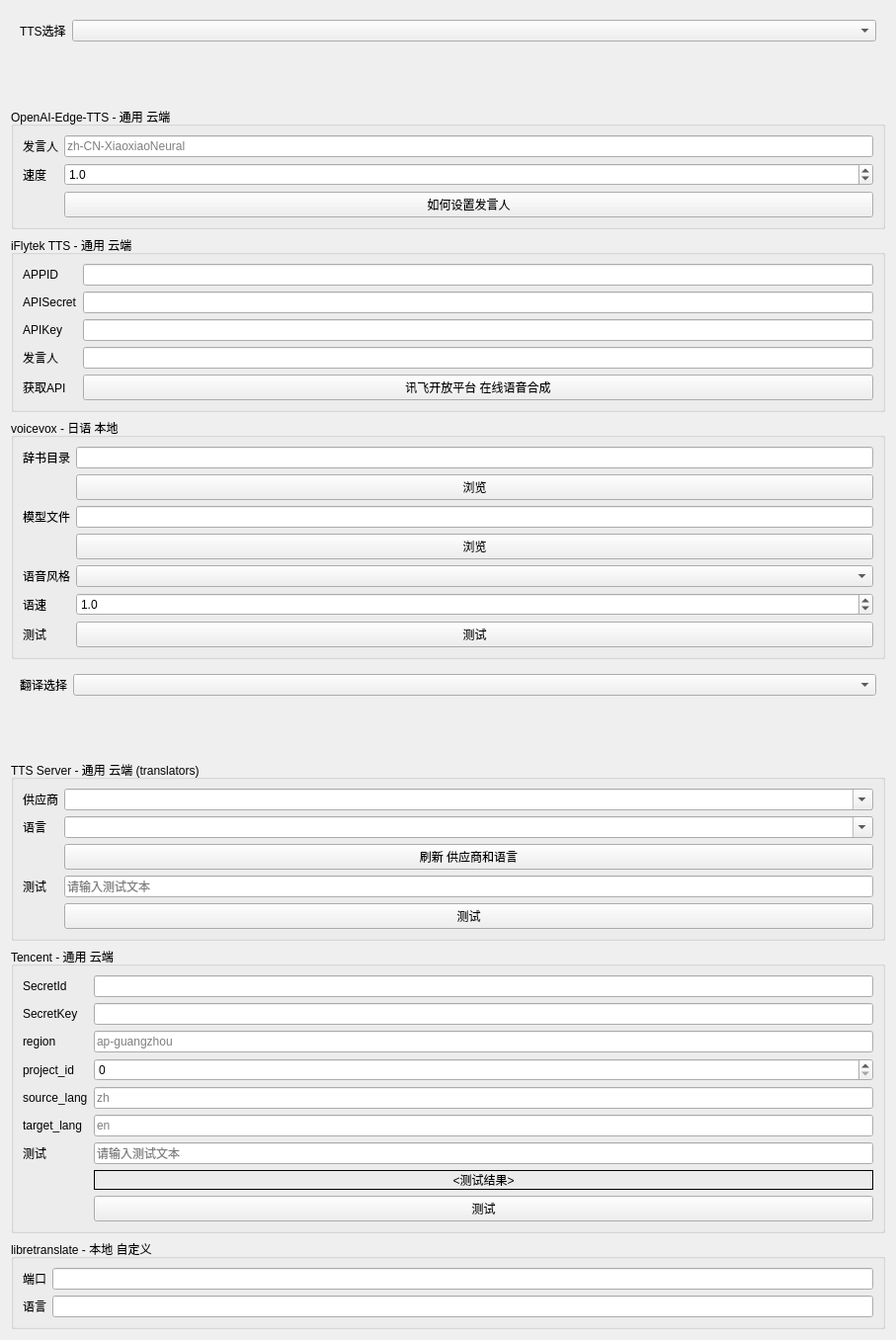
         <widget class="QWidget" name="scrollAreaWidgetContents_2">
          <property name="geometry">
           <rect>
            <x>0</x>
            <y>0</y>
            <width>907</width>
            <height>1356</height>
           </rect>
          </property>
          <layout class="QVBoxLayout" name="verticalLayout_4">
           <item>
            <widget class="QWidget" name="widget" native="true">
             <layout class="QFormLayout" name="formLayout">
              <item row="0" column="0">
               <widget class="QLabel" name="label_26">
                <property name="text">
                 <string>TTS选择</string>
                </property>
               </widget>
              </item>
              <item row="0" column="1">
               <widget class="QComboBox" name="comboBox_4"/>
              </item>
             </layout>
            </widget>
           </item>
           <item>
            <widget class="QGroupBox" name="groupBox_2">
             <property name="title">
              <string>OpenAI-Edge-TTS - 通用 云端</string>
             </property>
             <layout class="QFormLayout" name="formLayout_7">
              <item row="0" column="0">
               <widget class="QLabel" name="label_27">
                <property name="text">
                 <string>发言人</string>
                </property>
               </widget>
              </item>
              <item row="0" column="1">
               <widget class="QLineEdit" name="lineEdit_11">
                <property name="placeholderText">
                 <string>zh-CN-XiaoxiaoNeural</string>
                </property>
               </widget>
              </item>
              <item row="1" column="0">
               <widget class="QLabel" name="label_33">
                <property name="text">
                 <string>速度</string>
                </property>
               </widget>
              </item>
              <item row="1" column="1">
               <widget class="QDoubleSpinBox" name="doubleSpinBox">
                <property name="decimals">
                 <number>1</number>
                </property>
                <property name="minimum">
                 <double>0.500000000000000</double>
                </property>
                <property name="maximum">
                 <double>2.000000000000000</double>
                </property>
                <property name="singleStep">
                 <double>0.100000000000000</double>
                </property>
                <property name="value">
                 <double>1.000000000000000</double>
                </property>
               </widget>
              </item>
              <item row="2" column="1">
               <widget class="QPushButton" name="pushButton_7">
                <property name="text">
                 <string>如何设置发言人</string>
                </property>
                <property name="icon">
                 <iconset resource="../../Resource.qrc">
                  <normaloff>:/public/IconaMoon/Interface/Link External - 24x24.png</normaloff>:/public/IconaMoon/Interface/Link External - 24x24.png</iconset>
                </property>
               </widget>
              </item>
             </layout>
            </widget>
           </item>
           <item>
            <widget class="QGroupBox" name="groupBox_3">
             <property name="title">
              <string>iFlytek TTS - 通用 云端</string>
             </property>
             <layout class="QFormLayout" name="formLayout_8">
              <item row="0" column="0">
               <widget class="QLabel" name="label_10">
                <property name="text">
                 <string>APPID</string>
                </property>
               </widget>
              </item>
              <item row="0" column="1">
               <widget class="QLineEdit" name="lineEdit_2">
                <property name="echoMode">
                 <enum>QLineEdit::Password</enum>
                </property>
               </widget>
              </item>
              <item row="1" column="0">
               <widget class="QLabel" name="label_11">
                <property name="text">
                 <string>APISecret</string>
                </property>
               </widget>
              </item>
              <item row="1" column="1">
               <widget class="QLineEdit" name="lineEdit_3">
                <property name="echoMode">
                 <enum>QLineEdit::Password</enum>
                </property>
               </widget>
              </item>
              <item row="2" column="0">
               <widget class="QLabel" name="label_12">
                <property name="text">
                 <string>APIKey</string>
                </property>
               </widget>
              </item>
              <item row="2" column="1">
               <widget class="QLineEdit" name="lineEdit_4">
                <property name="echoMode">
                 <enum>QLineEdit::Password</enum>
                </property>
               </widget>
              </item>
              <item row="3" column="0">
               <widget class="QLabel" name="label_13">
                <property name="text">
                 <string>发言人</string>
                </property>
               </widget>
              </item>
              <item row="3" column="1">
               <widget class="QLineEdit" name="lineEdit_5"/>
              </item>
              <item row="4" column="0">
               <widget class="QLabel" name="label_14">
                <property name="text">
                 <string>获取API</string>
                </property>
               </widget>
              </item>
              <item row="4" column="1">
               <widget class="QPushButton" name="pushButton_3">
                <property name="text">
                 <string>讯飞开放平台 在线语音合成</string>
                </property>
                <property name="icon">
                 <iconset resource="../../Resource.qrc">
                  <normaloff>:/public/IconaMoon/Interface/Link External - 24x24.png</normaloff>:/public/IconaMoon/Interface/Link External - 24x24.png</iconset>
                </property>
               </widget>
              </item>
             </layout>
            </widget>
           </item>
           <item>
            <widget class="QGroupBox" name="groupBox_4">
             <property name="enabled">
              <bool>true</bool>
             </property>
             <property name="title">
              <string>voicevox - 日语 本地</string>
             </property>
             <layout class="QFormLayout" name="formLayout_2">
              <item row="0" column="0">
               <widget class="QLabel" name="label_41">
                <property name="text">
                 <string>辞书目录</string>
                </property>
               </widget>
              </item>
              <item row="0" column="1">
               <widget class="QLineEdit" name="lineEdit_15"/>
              </item>
              <item row="1" column="1">
               <widget class="QPushButton" name="pushButton_24">
                <property name="text">
                 <string>浏览</string>
                </property>
               </widget>
              </item>
              <item row="3" column="0">
               <widget class="QLabel" name="label_42">
                <property name="text">
                 <string>模型文件</string>
                </property>
               </widget>
              </item>
              <item row="3" column="1">
               <widget class="QLineEdit" name="lineEdit_16"/>
              </item>
              <item row="4" column="1">
               <widget class="QPushButton" name="pushButton_25">
                <property name="text">
                 <string>浏览</string>
                </property>
               </widget>
              </item>
              <item row="6" column="0">
               <widget class="QLabel" name="label_43">
                <property name="text">
                 <string>语音风格</string>
                </property>
               </widget>
              </item>
              <item row="6" column="1">
               <widget class="QComboBox" name="comboBox_6"/>
              </item>
              <item row="7" column="0">
               <widget class="QLabel" name="label_44">
                <property name="text">
                 <string>语速</string>
                </property>
               </widget>
              </item>
              <item row="7" column="1">
               <widget class="QDoubleSpinBox" name="doubleSpinBox_2">
                <property name="decimals">
                 <number>1</number>
                </property>
                <property name="minimum">
                 <double>0.500000000000000</double>
                </property>
                <property name="maximum">
                 <double>2.000000000000000</double>
                </property>
                <property name="singleStep">
                 <double>0.100000000000000</double>
                </property>
                <property name="value">
                 <double>1.000000000000000</double>
                </property>
               </widget>
              </item>
              <item row="8" column="0">
               <widget class="QLabel" name="label_45">
                <property name="text">
                 <string>测试</string>
                </property>
               </widget>
              </item>
              <item row="8" column="1">
               <widget class="QPushButton" name="pushButton_26">
                <property name="text">
                 <string>测试</string>
                </property>
               </widget>
              </item>
             </layout>
            </widget>
           </item>
           <item>
            <widget class="QWidget" name="widget_4" native="true">
             <layout class="QFormLayout" name="formLayout_5">
              <item row="0" column="0">
               <widget class="QLabel" name="label_46">
                <property name="text">
                 <string>翻译选择</string>
                </property>
               </widget>
              </item>
              <item row="0" column="1">
               <widget class="QComboBox" name="comboBox_7"/>
              </item>
             </layout>
            </widget>
           </item>
           <item>
            <widget class="QGroupBox" name="groupBox">
             <property name="title">
              <string>TTS Server - 通用 云端 (translators)</string>
             </property>
             <layout class="QFormLayout" name="formLayout_3">
              <item row="0" column="0">
               <widget class="QLabel" name="label_38">
                <property name="text">
                 <string>供应商</string>
                </property>
               </widget>
              </item>
              <item row="0" column="1">
               <widget class="QComboBox" name="comboBox">
                <property name="editable">
                 <bool>true</bool>
                </property>
               </widget>
              </item>
              <item row="1" column="0">
               <widget class="QLabel" name="label_39">
                <property name="text">
                 <string>语言</string>
                </property>
               </widget>
              </item>
              <item row="1" column="1">
               <widget class="QComboBox" name="comboBox_5">
                <property name="editable">
                 <bool>true</bool>
                </property>
               </widget>
              </item>
              <item row="3" column="1">
               <widget class="QPushButton" name="pushButton_21">
                <property name="text">
                 <string>刷新 供应商和语言</string>
                </property>
                <property name="icon">
                 <iconset resource="../../Resource.qrc">
                  <normaloff>:/public/IconaMoon/Interface/Synchronize - 24x24.png</normaloff>:/public/IconaMoon/Interface/Synchronize - 24x24.png</iconset>
                </property>
               </widget>
              </item>
              <item row="7" column="0">
               <widget class="QLabel" name="label_40">
                <property name="text">
                 <string>测试</string>
                </property>
               </widget>
              </item>
              <item row="7" column="1">
               <widget class="QLineEdit" name="lineEdit_14">
                <property name="placeholderText">
                 <string>请输入测试文本</string>
                </property>
               </widget>
              </item>
              <item row="9" column="1">
               <widget class="QPushButton" name="pushButton_23">
                <property name="text">
                 <string>测试</string>
                </property>
                <property name="icon">
                 <iconset resource="../../Resource.qrc">
                  <normaloff>:/public/IconaMoon/Files/Cloud - 24x24.png</normaloff>:/public/IconaMoon/Files/Cloud - 24x24.png</iconset>
                </property>
               </widget>
              </item>
             </layout>
            </widget>
           </item>
           <item>
            <widget class="QGroupBox" name="groupBox_6">
             <property name="title">
              <string>Tencent - 通用 云端</string>
             </property>
             <layout class="QFormLayout" name="formLayout_9">
              <item row="0" column="0">
               <widget class="QLabel" name="label_49">
                <property name="text">
                 <string>SecretId</string>
                </property>
               </widget>
              </item>
              <item row="0" column="1">
               <widget class="QLineEdit" name="lineEdit_19"/>
              </item>
              <item row="1" column="0">
               <widget class="QLabel" name="label_50">
                <property name="text">
                 <string>SecretKey</string>
                </property>
               </widget>
              </item>
              <item row="1" column="1">
               <widget class="QLineEdit" name="lineEdit_20">
                <property name="echoMode">
                 <enum>QLineEdit::Password</enum>
                </property>
               </widget>
              </item>
              <item row="2" column="0">
               <widget class="QLabel" name="label_51">
                <property name="text">
                 <string>region</string>
                </property>
               </widget>
              </item>
              <item row="2" column="1">
               <widget class="QLineEdit" name="lineEdit_21">
                <property name="text">
                 <string/>
                </property>
                <property name="placeholderText">
                 <string>ap-guangzhou</string>
                </property>
               </widget>
              </item>
              <item row="3" column="0">
               <widget class="QLabel" name="label_52">
                <property name="text">
                 <string>project_id</string>
                </property>
               </widget>
              </item>
              <item row="3" column="1">
               <widget class="QSpinBox" name="spinBox_4">
                <property name="maximum">
                 <number>9999</number>
                </property>
               </widget>
              </item>
              <item row="4" column="0">
               <widget class="QLabel" name="label_53">
                <property name="text">
                 <string>source_lang</string>
                </property>
               </widget>
              </item>
              <item row="4" column="1">
               <widget class="QLineEdit" name="lineEdit_22">
                <property name="text">
                 <string/>
                </property>
                <property name="placeholderText">
                 <string>zh</string>
                </property>
               </widget>
              </item>
              <item row="5" column="0">
               <widget class="QLabel" name="label_54">
                <property name="text">
                 <string>target_lang</string>
                </property>
               </widget>
              </item>
              <item row="5" column="1">
               <widget class="QLineEdit" name="lineEdit_23">
                <property name="placeholderText">
                 <string>en</string>
                </property>
               </widget>
              </item>
              <item row="6" column="0">
               <widget class="QLabel" name="label_55">
                <property name="text">
                 <string>测试</string>
                </property>
               </widget>
              </item>
              <item row="6" column="1">
               <widget class="QLineEdit" name="lineEdit_24">
                <property name="placeholderText">
                 <string>请输入测试文本</string>
                </property>
               </widget>
              </item>
              <item row="7" column="1">
               <widget class="QLabel" name="label_56">
                <property name="frameShape">
                 <enum>QFrame::Box</enum>
                </property>
                <property name="text">
                 <string>&lt;测试结果&gt;</string>
                </property>
                <property name="scaledContents">
                 <bool>true</bool>
                </property>
                <property name="alignment">
                 <set>Qt::AlignCenter</set>
                </property>
                <property name="wordWrap">
                 <bool>true</bool>
                </property>
               </widget>
              </item>
              <item row="8" column="1">
               <widget class="QPushButton" name="pushButton_29">
                <property name="text">
                 <string>测试</string>
                </property>
                <property name="icon">
                 <iconset resource="../../Resource.qrc">
                  <normaloff>:/public/IconaMoon/Files/Cloud - 24x24.png</normaloff>:/public/IconaMoon/Files/Cloud - 24x24.png</iconset>
                </property>
               </widget>
              </item>
             </layout>
            </widget>
           </item>
           <item>
            <widget class="QGroupBox" name="groupBox_5">
             <property name="title">
              <string>libretranslate - 本地 自定义 </string>
             </property>
             <layout class="QFormLayout" name="formLayout_6">
              <item row="0" column="0">
               <widget class="QLabel" name="label_47">
                <property name="text">
                 <string>端口</string>
                </property>
               </widget>
              </item>
              <item row="0" column="1">
               <widget class="QLineEdit" name="lineEdit_17"/>
              </item>
              <item row="1" column="0">
               <widget class="QLabel" name="label_48">
                <property name="text">
                 <string>语言</string>
                </property>
               </widget>
              </item>
              <item row="1" column="1">
               <widget class="QLineEdit" name="lineEdit_18"/>
              </item>
             </layout>
            </widget>
           </item>
          </layout>
         </widget>
